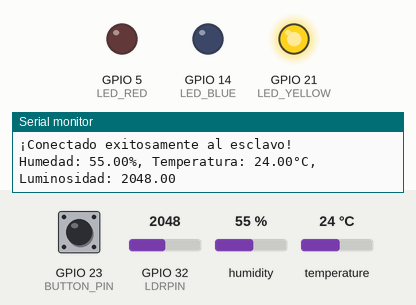
A sketch run on a simulated ESP32. Shown: output pins drawn as LEDs (lit = HIGH), the last lines printed to the serial monitor. The test bench sets the inputs (shaded band); at power-on: GPIO 23 (BUTTON_PIN) HIGH, GPIO 32 (LDRPIN) = 2048, humidity 55 %, temperature 24 °C. Nothing arrives over Bluetooth unless stated.

Above: at 1.3 s.
1.4 s: GPIO 23 (BUTTON_PIN) pulled LOW for 3 s
At 1.9 s:
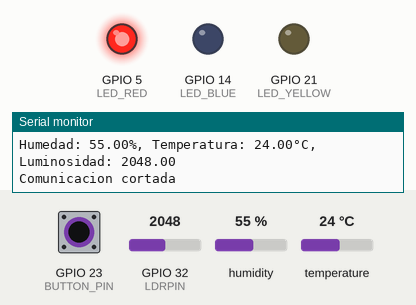
7.4 s: GPIO 23 (BUTTON_PIN) pulled LOW for 3 s
At 7.7 s:
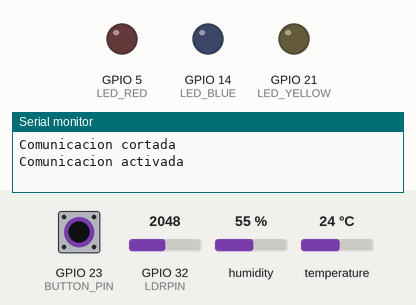
Timing chart, 0 to 26.8 s (numbered marks = the images above; inputs shaded):
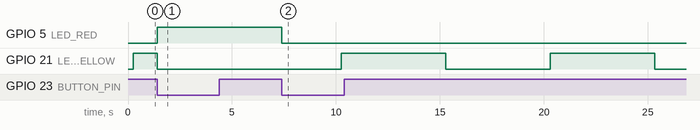

The sketch:

ESPTx.ino
```cpp
// Librerias
#include <BluetoothSerial.h>
#include <BLEDevice.h>
#include <BLEUtils.h>
#include <BLEScan.h>
#include <BLEAdvertisedDevice.h>
#include <DHT.h>

// Definición de pines
#define DHTTYPE DHT11
#define LDRPIN 32
#define DHTPIN 33
#define BUTTON_PIN 23
#define LED_RED 5
#define LED_YELLOW 21
#define LED_BLUE 14

// Comprobación de si Bluetooth está habilitado en la configuración
#if !defined(CONFIG_BT_ENABLED) || !defined(CONFIG_BLUEDROID_ENABLED)
    #error Bluetooth is not enabled! Please run `make menuconfig` to enable it
#endif

// Comprobación de si el perfil SPP de Bluetooth está habilitado
#if !defined(CONFIG_BT_SPP_ENABLED)
    #error Serial Bluetooth not available or not enabled. It is only available for the ESP32 chip.
#endif

// Inicialización de la instancia de BluetoothSerial
BluetoothSerial SerialBT;

// Definir el nombre del dispositivo Bluetooth al que te quieres conectar
String slaveName = "HC06_MEGARx";
String masterName = "ESP32Tx";

// Inicialización del sensor DHT
DHT dht(DHTPIN, DHTTYPE);

// Variable para controlar la transmisión de datos
volatile bool transmitData = true;

// Configuracion para antirrebote via Software en combinacion con Pull-Up interno
// La última vez que el botón fue pulsado
unsigned long ultimoTiempoPulsado = 0;

// Tiempo de debounce en milisegundos
unsigned long tiempoDebounce = 200;

// Variables para la gestión de reintentos
const int RETRY_INTERVAL = 2000;
bool isConnected = false;
const int num_intentos = 3;
//Comunicación bidireccional
char receivedChar;
const char turnON ='ON';
const char turnOFF ='OFF';


bool connectToSlave(const String &slaveName)
{
    // Intenta conectar al dispositivo esclavo
    bool connected = SerialBT.connect(slaveName);
    Serial.printf("Conectando al dispositivo esclavo Bluetooth llamado \"%s\"\n", slaveName.c_str());

    int retryCount = 0;

    // Verifica si la conexión se realizó correctamente
    while (!connected && retryCount < num_intentos)
    {
        // Si la conexión falla, imprime un mensaje de error
        Serial.println("Error al conectar. Asegúrese de que el dispositivo remoto esté disponible y dentro del alcance.");

        // Espera antes de volver a intentar la conexión
        delay(RETRY_INTERVAL);

        // Intenta conectar de nuevo
        connected = SerialBT.connect(slaveName);

        // Aumentamos el numero de intentos
        retryCount++;
    }

    if (connected)
    {
        Serial.println("¡Conectado exitosamente al esclavo!");
    }
    else
    {
        Serial.println("No se pudo conectar al esclavo...");
    }

    return connected;
}

// Función de interrupción para el botón
void IRAM_ATTR handleButtonInterrupt()
{
    if ((millis() - ultimoTiempoPulsado) > tiempoDebounce)
    {
        // Invierte el estado de la transmisión de datos
        transmitData = !transmitData;

        // Apaga o enciende el LED rojo dependiendo del estado de la transmisión
        digitalWrite(LED_RED, !transmitData);

        // Apaga el LED amarillo
        digitalWrite(LED_YELLOW, LOW);

        if (transmitData == true)
        {
            SerialBT.println("Comunicacion activada");
            Serial.println("Comunicacion activada");
        }
        else
        {
            SerialBT.println("Comunicacion cortada");
            Serial.println("Comunicacion cortada");
        }

        ultimoTiempoPulsado = millis();
    }
}

void setup()
{
    // Inicialización del puerto serie para la comunicación serial
    Serial.begin(9600);

    // Inicialización del dispositivo Bluetooth con el nombre "ESP32test"
    SerialBT.begin(masterName, true);
    Serial.printf("El dispositivo \"%s\" arrancó en modo maestro, ¡asegúrese de que el dispositivo BT esclavo está encendido!\n", masterName.c_str());

    // Configuracion Bluetooth esclavo HC-06
    SerialBT.setPin("1111");            // Pin acceso HC-06
    Serial.println("Utilizando PIN");

    // Intenta conectar al dispositivo esclavo
    if (!connectToSlave(slaveName))
    {
        Serial.println("No se pudo conectar al esclavo...");
    }

    // Configura el pin del botón como entrada con resistencia de pull-up
    pinMode(BUTTON_PIN, INPUT_PULLUP);

    // Configura el pin del LED rojo como salida
    pinMode(LED_RED, OUTPUT);

    // Configura el pin del LED amarillo como salida
    pinMode(LED_YELLOW, OUTPUT);

    // Configura el pin del buzzer
    pinMode(LED_BLUE, OUTPUT);

    // Configura el pin del LDR
    pinMode(LDRPIN, INPUT);

    // Asocia la función de interrupción al pin del botón
    attachInterrupt(digitalPinToInterrupt(BUTTON_PIN), handleButtonInterrupt, FALLING);

    // Inicialización del sensor DHT
    dht.begin();
}

void loop()
{
    // Intenta reconectar si la conexión se perdió
    if (!SerialBT.connected())
    {
        Serial.println("¡La conexión con el dispositivo esclavo se perdió! Intentando reconectar...");

        digitalWrite(LED_YELLOW, LOW);
        digitalWrite(LED_RED, HIGH);

        if (!connectToSlave(slaveName))
        {
            Serial.println("No se pudo reconectar al esclavo...");

            // Espera un tiempo antes de intentar reconectar nuevamente
            delay(RETRY_INTERVAL);

            // Sal del loop para evitar el resto del código
            return;
        }
    }

    // Si la conexión está activa, procede con la transmisión de datos
    if (transmitData)
    {
        digitalWrite(LED_RED, LOW);
        digitalWrite(LED_BLUE, LOW);

        // Leer la humedad y la temperatura del sensor DHT
        float humedad = dht.readHumidity();
        float temperatura = dht.readTemperature();

        // Leer el valor de la LDR
        float luminosidad = analogRead(LDRPIN);

        if (!isnan(humedad) && !isnan(temperatura) && !isnan(luminosidad))
        {
            // Imprime los datos por el monitor serie
            Serial.print("Humedad: ");
            Serial.print(humedad);
            Serial.print("%, Temperatura: ");
            Serial.print(temperatura);
            Serial.print("°C, Luminosidad: ");
            Serial.println(luminosidad);

            // Transmite los datos por Bluetooth
            SerialBT.print(humedad);
            SerialBT.print(",");
            SerialBT.print(temperatura);
            SerialBT.print(",");
            SerialBT.println(luminosidad);

            // Alterna el estado del LED amarillo
            digitalWrite(LED_YELLOW, !digitalRead(LED_YELLOW));
        }
        else
        {
            Serial.println("Error al leer los sensores.");
        }
    }
    else
    {   //aquí la esp32 no transmite datos al arduino

        if (SerialBT.available())
        {
            receivedChar =(char)SerialBT.read();
            Serial.println("Recibido  mensaje del Arduino Mega");
            if(receivedChar == turnON)
            {
                digitalWrite(LED_BLUE, HIGH);
            }
            if(receivedChar == turnOFF)
            {
                digitalWrite(LED_BLUE, LOW);
            }
        }
    }

    // Espera 5 segundos
    delay(5000);
}
```

Measured:
- after the input at 1.4 s, GPIO 5 (LED_RED): LOW → HIGH at once; GPIO 21 (LED_YELLOW): HIGH → LOW after 0.00 s instead of 3.9 s
- after the input at 7.4 s, GPIO 5 (LED_RED): HIGH → LOW at once; GPIO 21 (LED_YELLOW): alternates HIGH for 5.0 s and LOW for 5.0 s, starting after 2.9 s
